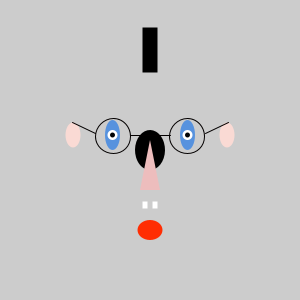
Frame 1 (no input)
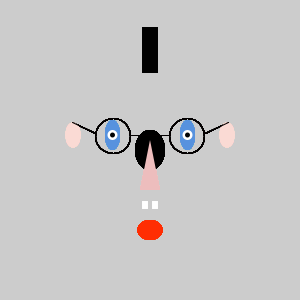
Frame 60 (the mouse pressed at the canvas centre just before this capture)
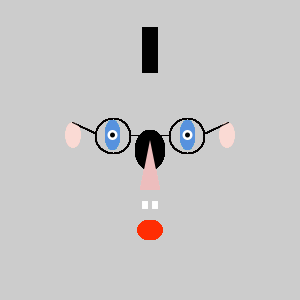
Frame 120 (the mouse held since frame 60 and released just before this capture)

The Processing sketch that drew these frames (run headless with seeded random() and noise(); from frame 60 on, the mouse is pressed at the canvas centre):

// Processing sketch: processing_148436
// ── processing_148436.pde

boolean flipFlop = false;
int eyeBallDiam = 30;

float randNum;
float randNum2;
float randNum3;
float randNum4;
float randNum5;
float randColor;
float randColor2;
float randColor3;
float randColor4;


void setup (){
  size(300,300);
}
void draw(){
  
  if (flipFlop == false){
  eyeBallDiam = 30;
}
else{
  eyeBallDiam = 35 ;
}

translate(150,150);
noStroke();
fill(250,218,212);
ellipse(0,0,randNum,randNum2);
fill(87,146,222);
ellipse(-37.5,-15,15,eyeBallDiam);
ellipse(37.5,-15,15,eyeBallDiam);
fill(255,255,255);
ellipse(-37.5,-15,10,10);
ellipse(37.5,-15,10,10);
fill(1,3,5);
ellipse(-37.5,-15,5,5);
ellipse(37.5,-15,5,5);
fill(237,189,189);

fill(randColor3,randColor2,randColor);
rectMode(CENTER);
rect(0,-100,-15,-45);

fill(0,0,0);
arc(0,randNum3,eyeBallDiam,40,-20, PI / 2.0);
fill(255,255,255);
fill(237,189,189);
triangle(0,-10,-10,40,10,40);
fill(255,45,3);
ellipse(0,80,25,20);
fill(255,255,255);
rect(-5,55,5,7);
rectMode(CENTER);
rect(5,55,5,7);
rectMode(CENTER);
fill(250,218,212);
ellipse(-77,-15,-15,25);
ellipse(77,-15,-15,25);
noFill();

stroke(3,0,0);
ellipse(-37,-14,-35,35);
noFill();
stroke(3,0,0);
ellipse(37,-14,-35,35);
line(-20,-15,20,-15);
fill(3,0,0);
line(-78,-28,-55,-17);
fill(3,0,0);
line(78,-28,55,-17);

}

void keyPressed (){
  flipFlop =! flipFlop;
  randNum = random (150,150);
  randNum2 = random (100,200);
  randNum3 = random (0,70);
  randColor = random (0,255);
  randColor2 = random (73,173);
  randColor3 = random (123,222);
}
